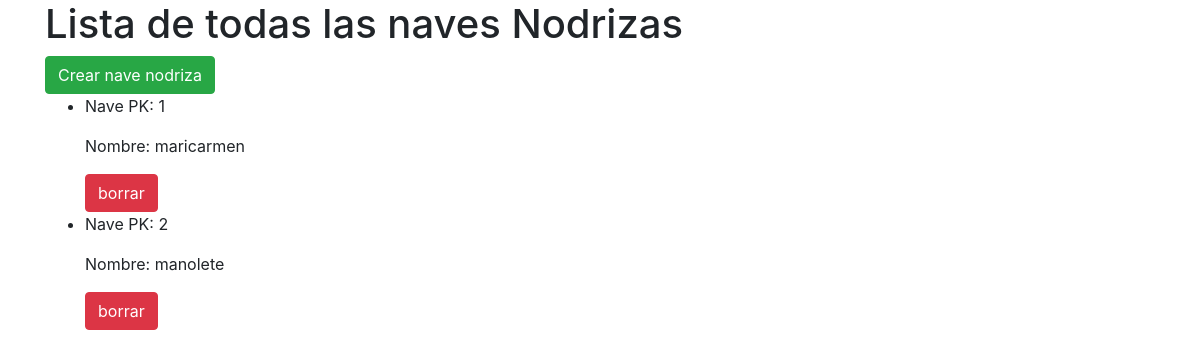
The app's page /, older data.
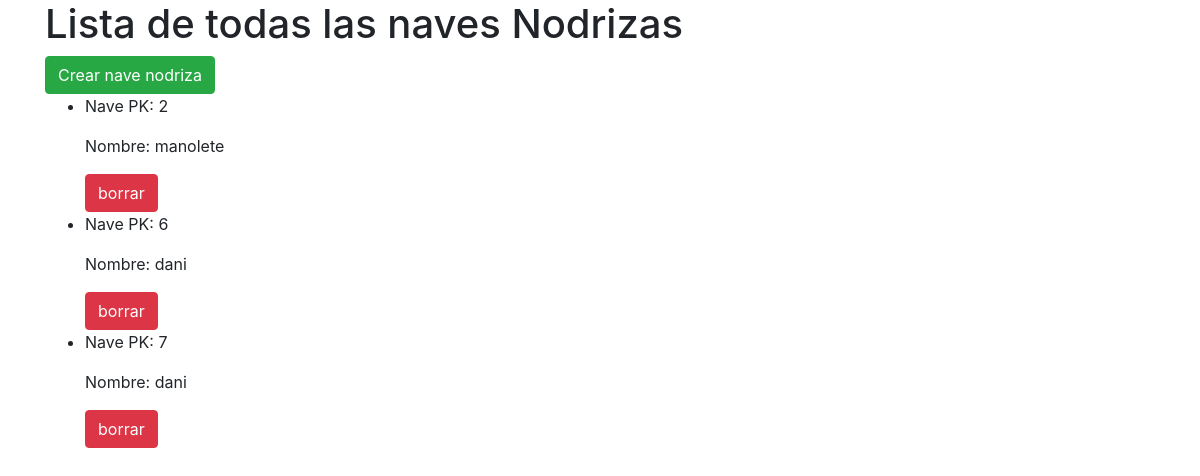
The same page, newer data.
### marcianos/models.py (models this page shows)
class nave_nodriza(models.Model):
    nombre = models.CharField(max_length=400)

### marcianos/views.py (the view)
# urls.py: path('', views.nave_nodrizaList, name = 'naves_list'),
def nave_nodrizaList(request, template_name = 'nave_nodriza/lista.html'):
    naves_nodrizas = nave_nodriza.objects.all() #Obtengo la lista de naves
    data = {}
    data['object_list'] = naves_nodrizas #Devuelvo los objetos que voy a pintar
    return render(request, template_name, data)

### marcianos/templates/nave_nodriza/lista.html (shortened to what this page needs)
<!DOCTYPE html>
<html>
  <head>
    <link rel="stylesheet" href="https://maxcdn.bootstrapcdn.com/bootstrap/4.0.0-beta.2/css/bootstrap.min.css">
  </head>
  <body>
    <div class="container">
        <h1>Lista de todas las naves Nodrizas</h1>
        <a class="btn btn-success" href='{% url "naves_create" %}'> Crear nave nodriza</a>
        <ul>
          {% for Nave in object_list %}
            <li>
              <p>Nave PK: {{ Nave.pk }}</p>
              <p>Nombre: {{ Nave.nombre }}</p>
              <a class="btn btn-danger" href='{% url "naves_delete" Nave.pk %}'>borrar</a>
            </li>
          {% endfor %}
        </ul>
    </div>
  </body>
</html>

Row changes from the older to the newer data that the page shows:
removed nave_nodriza: pk "1", nombre "maricarmen"
added nave_nodriza: pk "6", nombre "dani"
added nave_nodriza: pk "7", nombre "dani"
